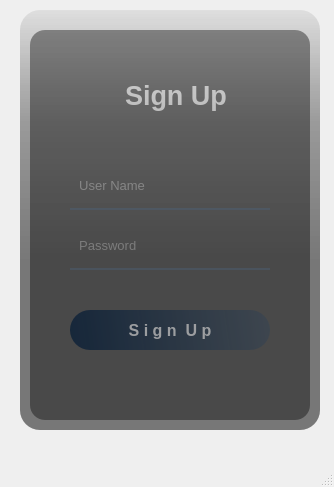
<?xml version="1.0" encoding="UTF-8"?>
<ui version="4.0">
 <class>MainWindow</class>
 <widget class="QMainWindow" name="MainWindow">
  <property name="geometry">
   <rect>
    <x>0</x>
    <y>0</y>
    <width>334</width>
    <height>487</height>
   </rect>
  </property>
  <property name="windowTitle">
   <string>MainWindow</string>
  </property>
  <widget class="QWidget" name="centralwidget">
   <widget class="QWidget" name="widget" native="true">
    <property name="geometry">
     <rect>
      <x>-10</x>
      <y>-20</y>
      <width>360</width>
      <height>480</height>
     </rect>
    </property>
    <property name="styleSheet">
     <string notr="true">QPushButton#pushButton{	
	background-color: qlineargradient(spread:pad, x1:0, y1:0.505682, x2:1, y2:0.477, stop:0 rgba(20, 47, 78, 219), stop:1 rgba(85, 98, 112, 226));
	color:rgba(255, 255, 255, 210);
	border-radius:5px;
}
QPushButton#pushButton:hover{	
	background-color: qlineargradient(spread:pad, x1:0, y1:0.505682, x2:1, y2:0.477, stop:0 rgba(40, 67, 98, 219), stop:1 rgba(105, 118, 132, 226));
}
QPushButton#pushButton:pressed{	
	padding-left:5px;
	padding-top:5px;
	background-color:rgba(105, 118, 132, 200);
}

QPushButton#pushButton_2, #pushButton_3, #pushButton_4, #pushButton_5{	
	background-color: rgba(0, 0, 0, 0);
	color:rgba(85, 98, 112, 255);
}
QPushButton#pushButton_2:hover, #pushButton_3:hover, #pushButton_4:hover, #pushButton_5:hover{	
	color:rgba(155, 168, 182, 220);
}
QPushButton#pushButton_2:pressed, #pushButton_3:pressed, #pushButton_4:pressed, #pushButton_5:pressed{	
	padding-left:5px;
	padding-top:5px;
	color:rgba(115, 128, 142, 255);
}</string>
    </property>
    <widget class="QLabel" name="label">
     <property name="geometry">
      <rect>
       <x>30</x>
       <y>30</y>
       <width>300</width>
       <height>420</height>
      </rect>
     </property>
     <property name="styleSheet">
      <string notr="true">border-image: url(:/images/background.png);
border-radius:20px;</string>
     </property>
     <property name="text">
      <string/>
     </property>
    </widget>
    <widget class="QLabel" name="label_2">
     <property name="geometry">
      <rect>
       <x>30</x>
       <y>30</y>
       <width>300</width>
       <height>420</height>
      </rect>
     </property>
     <property name="styleSheet">
      <string notr="true">background-color: qlineargradient(spread:pad, x1:0, y1:0, x2:0, y2:0.715909, stop:0 rgba(0, 0, 0, 9), stop:0.375 rgba(0, 0, 0, 50), stop:0.835227 rgba(0, 0, 0, 75));
border-radius:20px;</string>
     </property>
     <property name="text">
      <string/>
     </property>
     <property name="pixmap">
      <pixmap>background.png</pixmap>
     </property>
    </widget>
    <widget class="QLabel" name="label_3">
     <property name="geometry">
      <rect>
       <x>40</x>
       <y>50</y>
       <width>280</width>
       <height>390</height>
      </rect>
     </property>
     <property name="styleSheet">
      <string notr="true">background-color:rgba(0, 0, 0, 100);
border-radius:15px;</string>
     </property>
     <property name="text">
      <string/>
     </property>
    </widget>
    <widget class="QLabel" name="label_4">
     <property name="geometry">
      <rect>
       <x>135</x>
       <y>95</y>
       <width>111</width>
       <height>40</height>
      </rect>
     </property>
     <property name="font">
      <font>
       <pointsize>20</pointsize>
       <weight>75</weight>
       <bold>true</bold>
      </font>
     </property>
     <property name="styleSheet">
      <string notr="true">color:rgba(255, 255, 255, 210);</string>
     </property>
     <property name="text">
      <string>Sign Up</string>
     </property>
    </widget>
    <widget class="QLineEdit" name="lineEdit">
     <property name="geometry">
      <rect>
       <x>80</x>
       <y>190</y>
       <width>200</width>
       <height>40</height>
      </rect>
     </property>
     <property name="font">
      <font>
       <pointsize>10</pointsize>
      </font>
     </property>
     <property name="styleSheet">
      <string notr="true">background-color:rgba(0, 0, 0, 0);
color: rgb(255, 255, 255);
border:none;
border-bottom:2px solid rgba(105, 118, 132, 255);
color:rgba(255, 255, 255, 230);
padding-bottom:7px;</string>
     </property>
     <property name="placeholderText">
      <string>  User Name</string>
     </property>
    </widget>
    <widget class="QLineEdit" name="lineEdit_2">
     <property name="geometry">
      <rect>
       <x>80</x>
       <y>250</y>
       <width>200</width>
       <height>40</height>
      </rect>
     </property>
     <property name="font">
      <font>
       <pointsize>10</pointsize>
      </font>
     </property>
     <property name="styleSheet">
      <string notr="true">background-color:rgba(0, 0, 0, 0);
color: rgb(255, 255, 255);
border:none;
border-bottom:2px solid rgba(105, 118, 132, 255);
color:rgba(255, 255, 255, 230);
padding-bottom:7px;</string>
     </property>
     <property name="echoMode">
      <enum>QLineEdit::Password</enum>
     </property>
     <property name="placeholderText">
      <string>  Password</string>
     </property>
    </widget>
    <widget class="QPushButton" name="pushButton">
     <property name="geometry">
      <rect>
       <x>80</x>
       <y>330</y>
       <width>200</width>
       <height>40</height>
      </rect>
     </property>
     <property name="font">
      <font>
       <pointsize>12</pointsize>
       <weight>75</weight>
       <bold>true</bold>
      </font>
     </property>
     <property name="styleSheet">
      <string notr="true">border-radius:20px;</string>
     </property>
     <property name="text">
      <string>S i g n  U p</string>
     </property>
    </widget>
    <widget class="QLabel" name="label_5">
     <property name="geometry">
      <rect>
       <x>30</x>
       <y>30</y>
       <width>300</width>
       <height>420</height>
      </rect>
     </property>
     <property name="styleSheet">
      <string notr="true">background-color: qlineargradient(spread:pad, x1:0, y1:0, x2:0, y2:0.715909, stop:0 rgba(0, 0, 0, 9), stop:0.375 rgba(0, 0, 0, 50), stop:0.835227 rgba(0, 0, 0, 75));
border-radius:20px;</string>
     </property>
     <property name="text">
      <string/>
     </property>
    </widget>
   </widget>
  </widget>
  <widget class="QMenuBar" name="menubar">
   <property name="geometry">
    <rect>
     <x>0</x>
     <y>0</y>
     <width>334</width>
     <height>22</height>
    </rect>
   </property>
  </widget>
  <widget class="QStatusBar" name="statusbar"/>
 </widget>
 <resources/>
 <connections/>
</ui>
